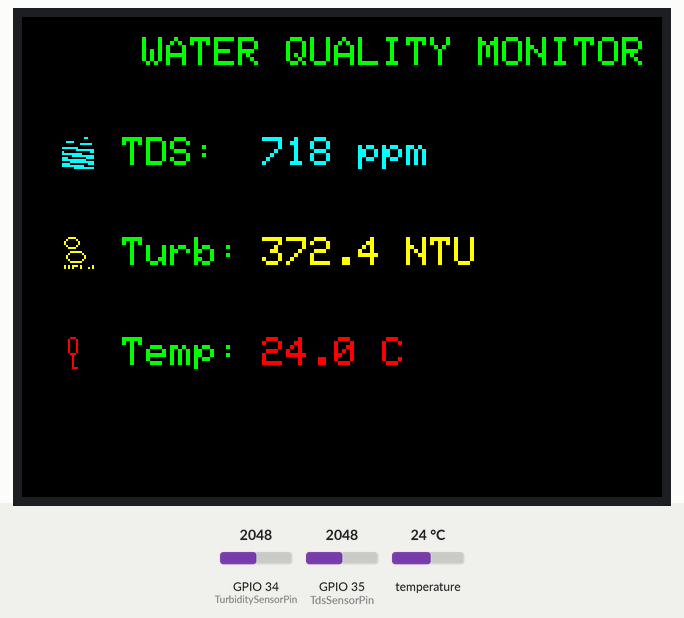
Recording of a sketch running on a simulated ESP32. Parts: 320×240 colour display. Inputs (shaded band) come from the test bench; at power-on: temperature 24 °C, GPIO 34 (TurbiditySensorPin) = 2048, GPIO 35 (TdsSensorPin) = 2048. What the sketch prints to the serial monitor is not drawn.

Above: at 1.4 s.
1.5 s: temperature set to 12 °C
At 3.3 s:
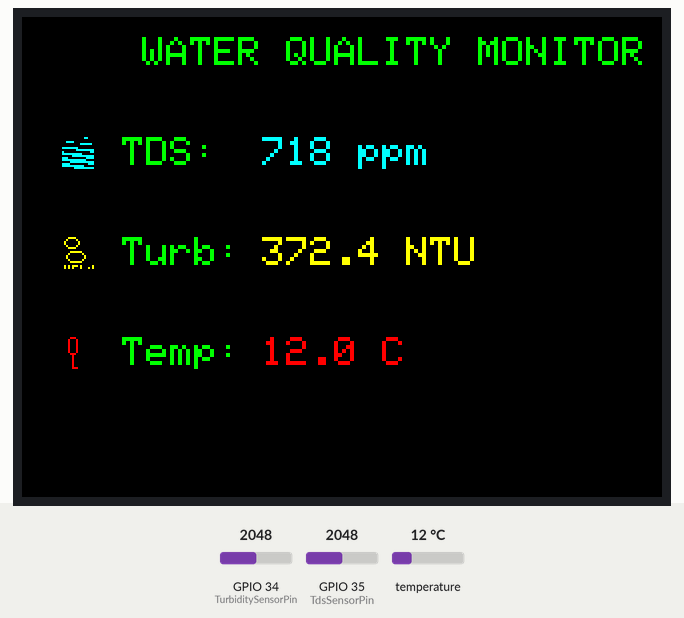
4.3 s: GPIO 34 (TurbiditySensorPin) set to 2866
At 7.1 s:
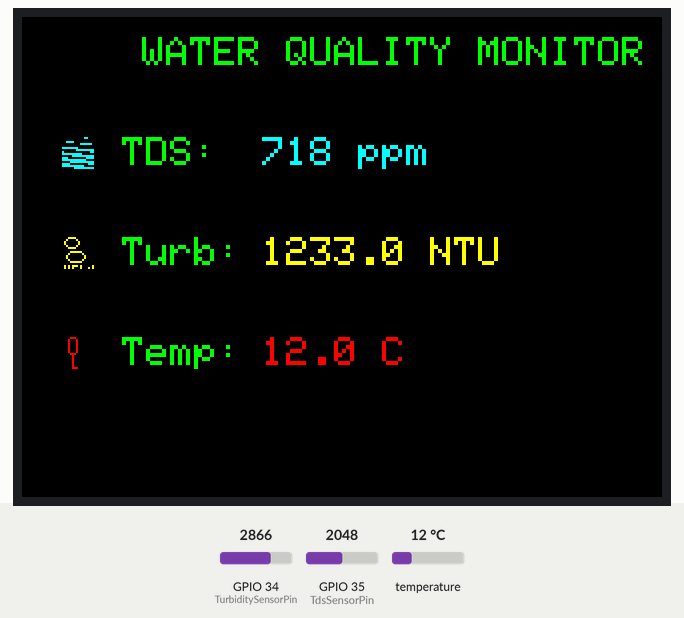
7.8 s: GPIO 35 (TdsSensorPin) set to 2866
At 10.9 s:
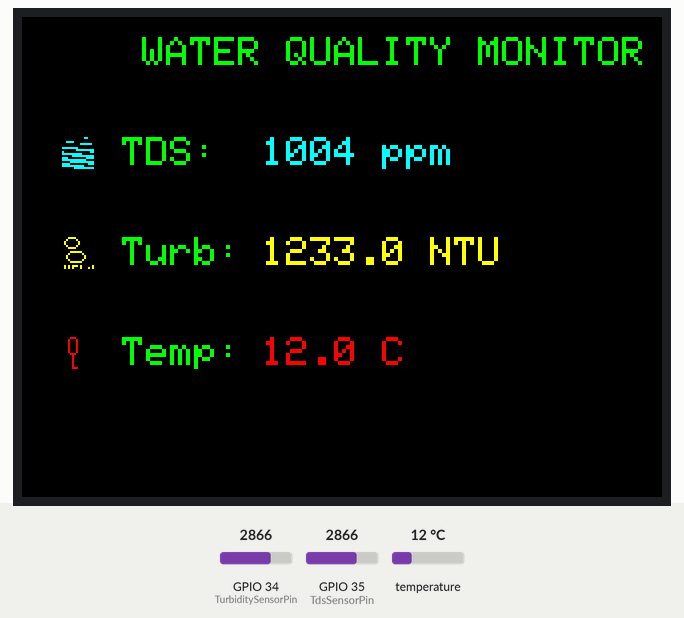
11.4 s: temperature set to 19 °C
13.8 s: GPIO 34 (TurbiditySensorPin) set to 3603
At 16.4 s:
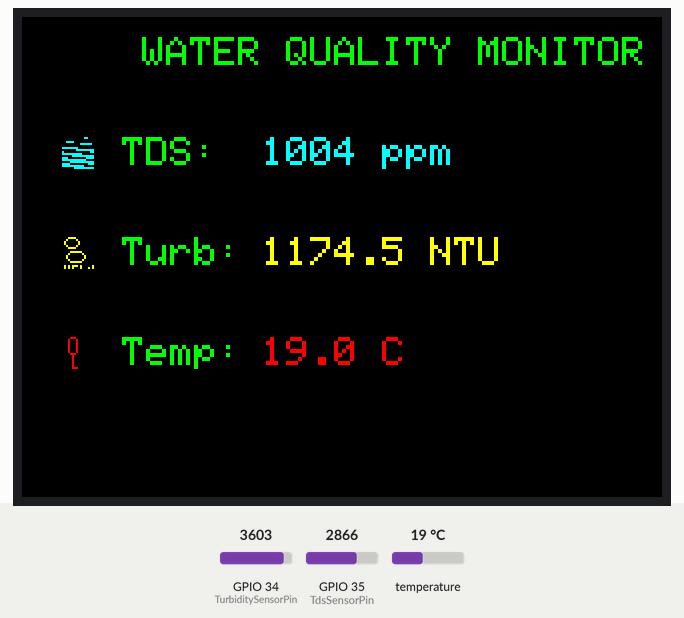
16.7 s: GPIO 35 (TdsSensorPin) set to 3603
At 19.4 s:
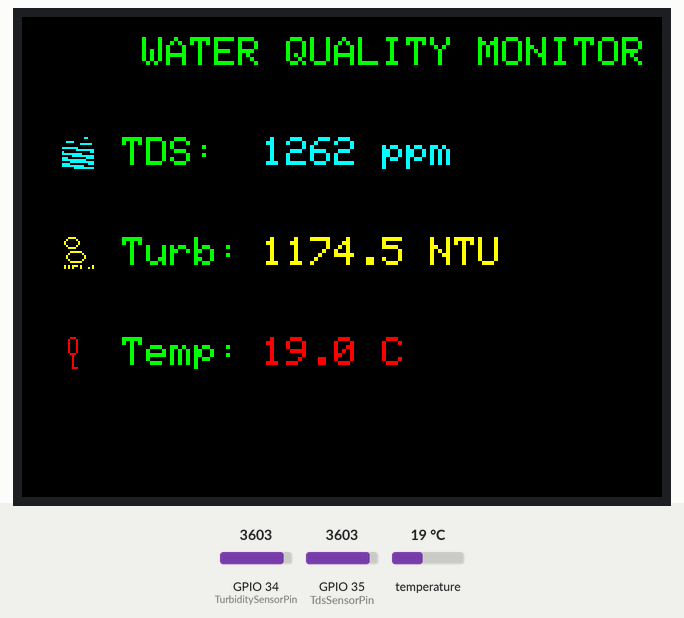
Timing chart, 0 to 20.9 s (numbered marks = the images above; inputs shaded):
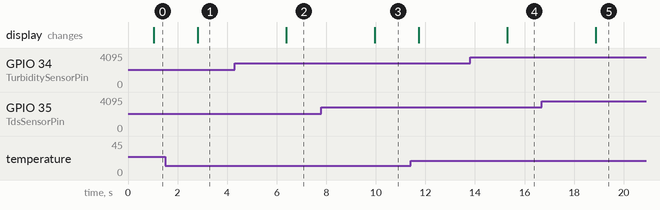

Measured:
- after the input at 1.5 s, the display: changes after 1.3 s (image 1)
- after the input at 4.3 s, the display: changes after 2.1 s (image 2)
- after the input at 7.8 s, the display: changes after 2.1 s (image 3)
- after the input at 13.8 s, the display: changes after 1.5 s (image 4)
- after the input at 16.7 s, the display: changes after 2.2 s (image 5)

The sketch:

tft_combined.ino
```cpp
#include <Adafruit_GFX.h>
#include <Adafruit_ILI9341.h>
#include <XPT2046_Touchscreen.h>
#include <OneWire.h>
#include <DallasTemperature.h>

// ================= TFT PINS =================
#define TFT_CS   5
#define TFT_DC   2
#define TFT_RST  4
// ESP32 Hardware SPI pins:
// MOSI = 23, MISO = 19, SCK = 18

// ================= TOUCH PINS =================
#define TOUCH_CS 15
#define TOUCH_IRQ 27  // optional (can leave unconnected)

// ================= SENSOR PINS =================
#define TdsSensorPin 35       // ADC pin for TDS sensor
#define TurbiditySensorPin 34 // ADC pin for Turbidity sensor
#define ONE_WIRE_BUS 32       // DS18B20 pin

// ----------------- DS18B20 Setup -----------------
OneWire oneWire(ONE_WIRE_BUS);
DallasTemperature sensors(&oneWire);

// ----------------- TFT + Touch Objects -----------------
Adafruit_ILI9341 tft = Adafruit_ILI9341(TFT_CS, TFT_DC, TFT_RST);
XPT2046_Touchscreen ts(TOUCH_CS, TOUCH_IRQ);

// ----------------- Variables -----------------
float tdsValue = 0, tdsVoltage = 0;
float turbidityVoltage = 0, ntu = 0;
float baselineNTU = 1700;  // Adjust after calibration
float tempC = 0;

// ----------------- ICONS (16x16) -----------------
const unsigned char waterDrop [] PROGMEM = {
  0x00,0x18,0x00,0x00,0x3C,0x00,0x00,0x7E,0x00,0x00,0xFF,0x00,
  0x01,0xFF,0x80,0x03,0xFF,0xC0,0x07,0xFF,0xE0,0x0F,0xFF,0xF0,
  0x0F,0xFF,0xF0,0x07,0xFF,0xE0,0x03,0xFF,0xC0,0x01,0xFF,0x80,
  0x00,0xFF,0x00,0x00,0x7E,0x00,0x00,0x3C,0x00,0x00,0x18,0x00
};

const unsigned char thermometer [] PROGMEM = {
  0x0E,0x00,0x11,0x00,0x11,0x00,0x11,0x00,0x11,0x00,0x11,0x00,
  0x11,0x00,0x11,0x00,0x0E,0x00,0x04,0x00,0x04,0x00,0x04,0x00,
  0x04,0x00,0x04,0x00,0x04,0x00,0x07,0x00
};

const unsigned char cloud [] PROGMEM = {
  0x1E,0x00,0x21,0x00,0x40,0x80,0x40,0x80,0x21,0x00,0x1E,0x00,
  0x00,0x00,0x0F,0xC0,0x10,0x20,0x20,0x10,0x20,0x10,0x10,0x20,
  0x0F,0xC0,0x00,0x00
};

void setup() {
  Serial.begin(115200);

  // Init TFT
  tft.begin();
  tft.setRotation(1);   // Landscape mode (0=portrait, 1=landscape, 2=rev portrait, 3=rev landscape)
  tft.fillScreen(ILI9341_BLACK);

  // Title
  tft.setTextSize(2);
  tft.setTextColor(ILI9341_GREEN, ILI9341_BLACK);
  tft.setCursor(60, 10);
  tft.println("WATER QUALITY MONITOR");

  // Init Touch
  if (ts.begin()) Serial.println("Touchscreen started");
  else Serial.println("Touchscreen not detected");

  // Init sensors
  pinMode(TdsSensorPin, INPUT);
  sensors.begin();

  // Draw static layout with icons (landscape placement)
  tft.drawBitmap(20, 60, waterDrop, 16, 16, ILI9341_CYAN);  // TDS
  tft.setCursor(50, 60);
  tft.print("TDS:");

  tft.drawBitmap(20, 110, cloud, 16, 16, ILI9341_YELLOW);   // Turbidity
  tft.setCursor(50, 110);
  tft.print("Turb:");

  tft.drawBitmap(20, 160, thermometer, 16, 16, ILI9341_RED); // Temp
  tft.setCursor(50, 160);
  tft.print("Temp:");
}

void loop() {
  // ----------- TDS Sensor -----------
  int tdsAnalog = analogRead(TdsSensorPin);
  tdsVoltage = tdsAnalog * 3.3 / 4095.0;
  tdsValue = (tdsVoltage * 1000) / 2.3;

  // ----------- Turbidity Sensor -----------
  int turbidityAnalog = analogRead(TurbiditySensorPin);
  turbidityVoltage = turbidityAnalog * (3.3 / 4095.0);
  ntu = -1120.4 * turbidityVoltage * turbidityVoltage + 5742.3 * turbidityVoltage - 4352.9;
  float correctedNTU = ntu - baselineNTU;
  if (correctedNTU < 0) correctedNTU = 0;

  // ----------- DS18B20 Temperature Sensor -----------
  sensors.requestTemperatures();
  tempC = sensors.getTempCByIndex(0);

  // ----------- Serial Output -----------
  Serial.print("TDS: "); Serial.print(tdsValue, 0); Serial.print(" ppm | ");
  Serial.print("Turbidity: "); Serial.print(correctedNTU, 2); Serial.print(" NTU | ");
  Serial.print("Temperature: "); Serial.print(tempC, 2); Serial.println(" C");

  // ----------- TFT Display Output (update only values) -----------
  tft.fillRect(120, 60, 140, 20, ILI9341_BLACK);
  tft.setCursor(120, 60);
  tft.setTextColor(ILI9341_CYAN, ILI9341_BLACK);
  tft.print(tdsValue, 0);
  tft.print(" ppm");

  tft.fillRect(120, 110, 140, 20, ILI9341_BLACK);
  tft.setCursor(120, 110);
  tft.setTextColor(ILI9341_YELLOW, ILI9341_BLACK);
  tft.print(correctedNTU, 1);
  tft.print(" NTU");

  tft.fillRect(120, 160, 140, 20, ILI9341_BLACK);
  tft.setCursor(120, 160);
  tft.setTextColor(ILI9341_RED, ILI9341_BLACK);
  tft.print(tempC, 1);
  tft.print(" C");

  delay(1000);
}
```
